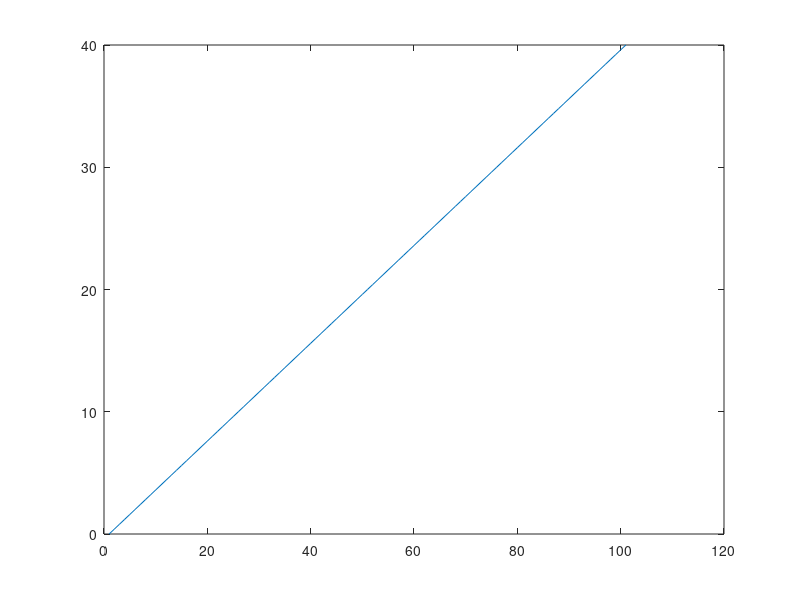

Reproduce this figure in MATLAB.
%% =========== BLIJF VAN HET ONDERSTAANDE CODE COMMENTAAR AF! =============
%                    |26b8473413aae7f26b29cc157778c218|
%                            1811231301
%
% LEES DE VOLGENDE REGELS:
%
% 1 -   De volgende AANGEMAAKTE onderdelen mag je NIET aanpassen:
%                           A: Bestandsnamen
%                           B: Commentaar bij de code
%                           C: Folders en folderstructuur
%       Doe je dat toch dan krijg je GEEN punten voor deze opdracht.
% 2 -   Als dit bestand niet uit te voeren valt, bijvoorbeeld doordat je
%       tijdens het uitvoeren een foutmelding krijgt, krijg je GEEN punten!
% 3 -   Elke variabele waar 'NaN' aan is toegekend moet JIJ bewerken.
% 4 -   Je maakt de opdracht in dit bestand. Vul het bestand alleen aan met
%       voor de opdracht nuttige code. Doe je dit niet, dan kan dat een
%       vermindering van het te verdienen aantal punten tot gevolg hebben.
% 5 -   Door JOU geschreven commentaarregels (met %% of %) worden niet
%       door ons gelezen of gebruikt. 
% 6 -   Matlab is case-sensitive (hoofdlettergevoelig). De 
%       variabelen: 'aa', 'aA', 'Aa' en 'AA' zijn allemaal verschillend. 
%       Let dus goed op!
% 7 -   Als je programma een eeuwige-lus bevat (lees: nooit stopt met
%       uitvoeren) krijg je GEEN punten.
% 
% Opdrachtbeschrijving:
% Deze opdracht bestaat uit het schrijven/aanvullen van een SCRIPT. De
% specifieke opdracht staat hieronder.
%
% LET OP!
% Exacte naamgeving is heel belangrijk! Merk bv. het verschil op tussen
% de twee variabelen: 'mekker' en de variabele 'Mekker'. Matlab maakt dus 
% onderscheid tussen kleine letters en hoofdletters.
%
%% =========== BLIJF VAN HET BOVENSTAANDE CODE COMMENTAAR AF! =============
 
%% Opdracht 1
% Maak een plot van alleen de variabele 'x'.

t = 0:0.2:20;
x = t*2;
y = t.^2;

plot(x);
